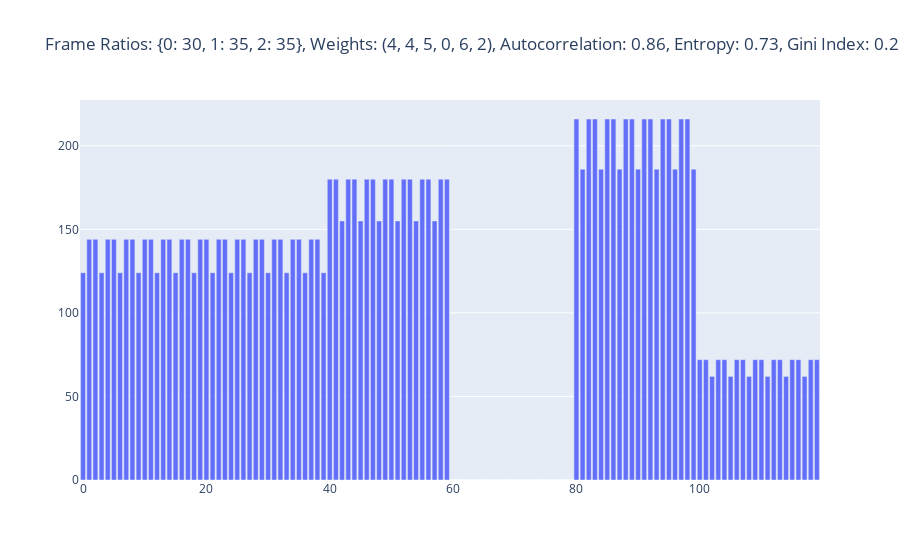
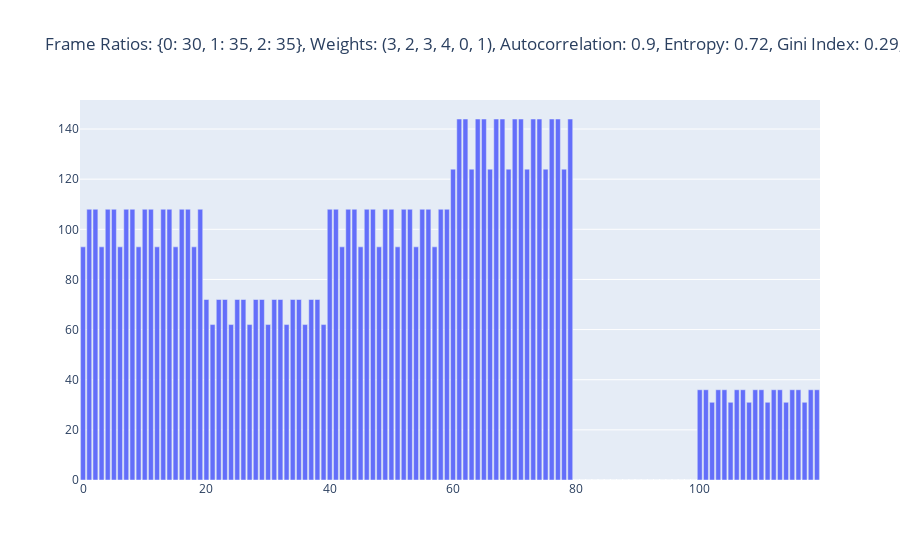
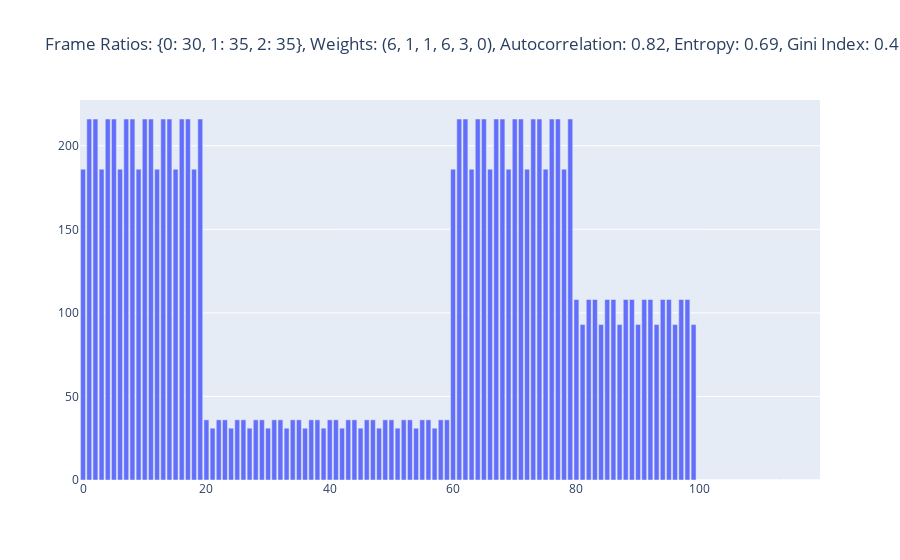
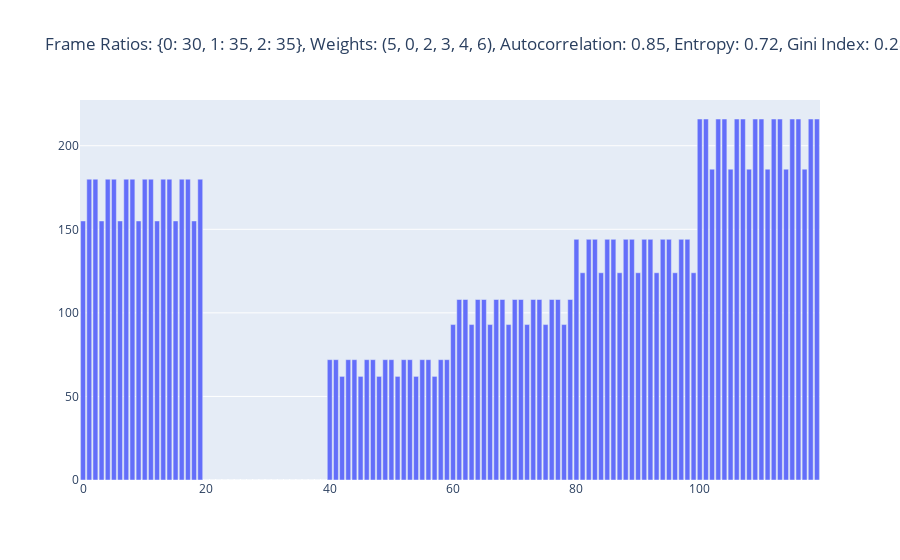

These figures' notebook cell, in order:
### Code cell
sample = df.sample(10)
for i, row in sample.iterrows():
    fig = go.Figure()
    metagene = {'start': {1: {i: row['profile'][i] for i in range(len(row['profile']))}}}
    auto = uniformity_autocorrelation(metagene)
    entropy = uniformity_entropy(metagene)
    gini = uniformity_gini_index(metagene)
    theil = uniformity_theil_index(metagene)
    fig.add_trace(go.Bar(x=list(metagene['start'][1].keys()), y=list(metagene['start'][1].values()), name='Metagene'))

    fig.update_layout(title=f"Frame Ratios: {row['frame_ratios']}, Weights: {row['weights']}, Autocorrelation: {round(auto[1], 2)}, Entropy: {round(entropy[1], 2)}, Gini Index: {round(gini[1], 2)}, Theil Index: {round(theil[1], 2)}")

    fig.show()

### Figure 1 — Plotly figure (JSON) as saved in the notebook; plotly's stock layout.template omitted (floating-point values rounded to 4 significant figures)
{"data": [{"name": "Metagene", "type": "bar", "x": [0, 1, 2, 3, 4, 5, 6, 7, 8, 9, 10, 11, 12, 13, 14, 15, 16, 17, 18, 19, 20, 21, 22, 23, 24, 25, 26, 27, 28, 29, 30, 31, 32, 33, 34, 35, 36, 37, 38, 39, 40, 41, 42, 43, 44, 45, 46, 47, 48, 49, 50, 51, 52, 53, 54, 55, 56, 57, 58, 59, 60, 61, 62, 63, 64, 65, 66, 67, 68, 69, 70, 71, 72, 73, 74, 75, 76, 77, 78, 79, 80, 81, 82, 83, 84, 85, 86, 87, 88, 89, 90, 91, 92, 93, 94, 95, 96, 97, 98, 99, 100, 101, 102, 103, 104, 105, 106, 107, 108, 109, 110, 111, 112, 113, 114, 115, 116, 117, 118, 119], "y": [124, 144, 144, 124, 144, 144, 124, 144, 144, 124, 144, 144, 124, 144, 144, 124, 144, 144, 124, 144, 144, 124, 144, 144, 124, 144, 144, 124, 144, 144, 124, 144, 144, 124, 144, 144, 124, 144, 144, 124, 180, 180, 155, 180, 180, 155, 180, 180, 155, 180, 180, 155, 180, 180, 155, 180, 180, 155, 180, 180, 0, 0, 0, 0, 0, 0, 0, 0, 0, 0, 0, 0, 0, 0, 0, 0, 0, 0, 0, 0, 216, 186, 216, 216, 186, 216, 216, 186, 216, 216, 186, 216, 216, 186, 216, 216, 186, 216, 216, 186, 72, 72, 62, 72, 72, 62, 72, 72, 62, 72, 72, 62, 72, 72, 62, 72, 72, 62, 72, 72]}], "layout": {"title": {"text": "Frame Ratios: {0: 30, 1: 35, 2: 35}, Weights: (4, 4, 5, 0, 6, 2), Autocorrelation: 0.86, Entropy: 0.73, Gini Index: 0.25, Theil Index: 36.05"}}}

### Figure 2 — Plotly figure (JSON) as saved in the notebook; plotly's stock layout.template omitted (floating-point values rounded to 4 significant figures)
{"data": [{"name": "Metagene", "type": "bar", "x": [0, 1, 2, 3, 4, 5, 6, 7, 8, 9, 10, 11, 12, 13, 14, 15, 16, 17, 18, 19, 20, 21, 22, 23, 24, 25, 26, 27, 28, 29, 30, 31, 32, 33, 34, 35, 36, 37, 38, 39, 40, 41, 42, 43, 44, 45, 46, 47, 48, 49, 50, 51, 52, 53, 54, 55, 56, 57, 58, 59, 60, 61, 62, 63, 64, 65, 66, 67, 68, 69, 70, 71, 72, 73, 74, 75, 76, 77, 78, 79, 80, 81, 82, 83, 84, 85, 86, 87, 88, 89, 90, 91, 92, 93, 94, 95, 96, 97, 98, 99, 100, 101, 102, 103, 104, 105, 106, 107, 108, 109, 110, 111, 112, 113, 114, 115, 116, 117, 118, 119], "y": [93, 108, 108, 93, 108, 108, 93, 108, 108, 93, 108, 108, 93, 108, 108, 93, 108, 108, 93, 108, 72, 62, 72, 72, 62, 72, 72, 62, 72, 72, 62, 72, 72, 62, 72, 72, 62, 72, 72, 62, 108, 108, 93, 108, 108, 93, 108, 108, 93, 108, 108, 93, 108, 108, 93, 108, 108, 93, 108, 108, 124, 144, 144, 124, 144, 144, 124, 144, 144, 124, 144, 144, 124, 144, 144, 124, 144, 144, 124, 144, 0, 0, 0, 0, 0, 0, 0, 0, 0, 0, 0, 0, 0, 0, 0, 0, 0, 0, 0, 0, 36, 36, 31, 36, 36, 31, 36, 36, 31, 36, 36, 31, 36, 36, 31, 36, 36, 31, 36, 36]}], "layout": {"title": {"text": "Frame Ratios: {0: 30, 1: 35, 2: 35}, Weights: (3, 2, 3, 4, 0, 1), Autocorrelation: 0.9, Entropy: 0.72, Gini Index: 0.29, Theil Index: 36.42"}}}

### Figure 3 — Plotly figure (JSON) as saved in the notebook; plotly's stock layout.template omitted (floating-point values rounded to 4 significant figures)
{"data": [{"name": "Metagene", "type": "bar", "x": [0, 1, 2, 3, 4, 5, 6, 7, 8, 9, 10, 11, 12, 13, 14, 15, 16, 17, 18, 19, 20, 21, 22, 23, 24, 25, 26, 27, 28, 29, 30, 31, 32, 33, 34, 35, 36, 37, 38, 39, 40, 41, 42, 43, 44, 45, 46, 47, 48, 49, 50, 51, 52, 53, 54, 55, 56, 57, 58, 59, 60, 61, 62, 63, 64, 65, 66, 67, 68, 69, 70, 71, 72, 73, 74, 75, 76, 77, 78, 79, 80, 81, 82, 83, 84, 85, 86, 87, 88, 89, 90, 91, 92, 93, 94, 95, 96, 97, 98, 99, 100, 101, 102, 103, 104, 105, 106, 107, 108, 109, 110, 111, 112, 113, 114, 115, 116, 117, 118, 119], "y": [186, 216, 216, 186, 216, 216, 186, 216, 216, 186, 216, 216, 186, 216, 216, 186, 216, 216, 186, 216, 36, 31, 36, 36, 31, 36, 36, 31, 36, 36, 31, 36, 36, 31, 36, 36, 31, 36, 36, 31, 36, 36, 31, 36, 36, 31, 36, 36, 31, 36, 36, 31, 36, 36, 31, 36, 36, 31, 36, 36, 186, 216, 216, 186, 216, 216, 186, 216, 216, 186, 216, 216, 186, 216, 216, 186, 216, 216, 186, 216, 108, 93, 108, 108, 93, 108, 108, 93, 108, 108, 93, 108, 108, 93, 108, 108, 93, 108, 108, 93, 0, 0, 0, 0, 0, 0, 0, 0, 0, 0, 0, 0, 0, 0, 0, 0, 0, 0, 0, 0]}], "layout": {"title": {"text": "Frame Ratios: {0: 30, 1: 35, 2: 35}, Weights: (6, 1, 1, 6, 3, 0), Autocorrelation: 0.82, Entropy: 0.69, Gini Index: 0.41, Theil Index: 35.96"}}}

### Figure 4 — Plotly figure (JSON) as saved in the notebook; plotly's stock layout.template omitted (floating-point values rounded to 4 significant figures)
{"data": [{"name": "Metagene", "type": "bar", "x": [0, 1, 2, 3, 4, 5, 6, 7, 8, 9, 10, 11, 12, 13, 14, 15, 16, 17, 18, 19, 20, 21, 22, 23, 24, 25, 26, 27, 28, 29, 30, 31, 32, 33, 34, 35, 36, 37, 38, 39, 40, 41, 42, 43, 44, 45, 46, 47, 48, 49, 50, 51, 52, 53, 54, 55, 56, 57, 58, 59, 60, 61, 62, 63, 64, 65, 66, 67, 68, 69, 70, 71, 72, 73, 74, 75, 76, 77, 78, 79, 80, 81, 82, 83, 84, 85, 86, 87, 88, 89, 90, 91, 92, 93, 94, 95, 96, 97, 98, 99, 100, 101, 102, 103, 104, 105, 106, 107, 108, 109, 110, 111, 112, 113, 114, 115, 116, 117, 118, 119], "y": [155, 180, 180, 155, 180, 180, 155, 180, 180, 155, 180, 180, 155, 180, 180, 155, 180, 180, 155, 180, 0, 0, 0, 0, 0, 0, 0, 0, 0, 0, 0, 0, 0, 0, 0, 0, 0, 0, 0, 0, 72, 72, 62, 72, 72, 62, 72, 72, 62, 72, 72, 62, 72, 72, 62, 72, 72, 62, 72, 72, 93, 108, 108, 93, 108, 108, 93, 108, 108, 93, 108, 108, 93, 108, 108, 93, 108, 108, 93, 108, 144, 124, 144, 144, 124, 144, 144, 124, 144, 144, 124, 144, 144, 124, 144, 144, 124, 144, 144, 124, 216, 216, 186, 216, 216, 186, 216, 216, 186, 216, 216, 186, 216, 216, 186, 216, 216, 186, 216, 216]}], "layout": {"title": {"text": "Frame Ratios: {0: 30, 1: 35, 2: 35}, Weights: (5, 0, 2, 3, 4, 6), Autocorrelation: 0.85, Entropy: 0.72, Gini Index: 0.28, Theil Index: 36.42"}}}
